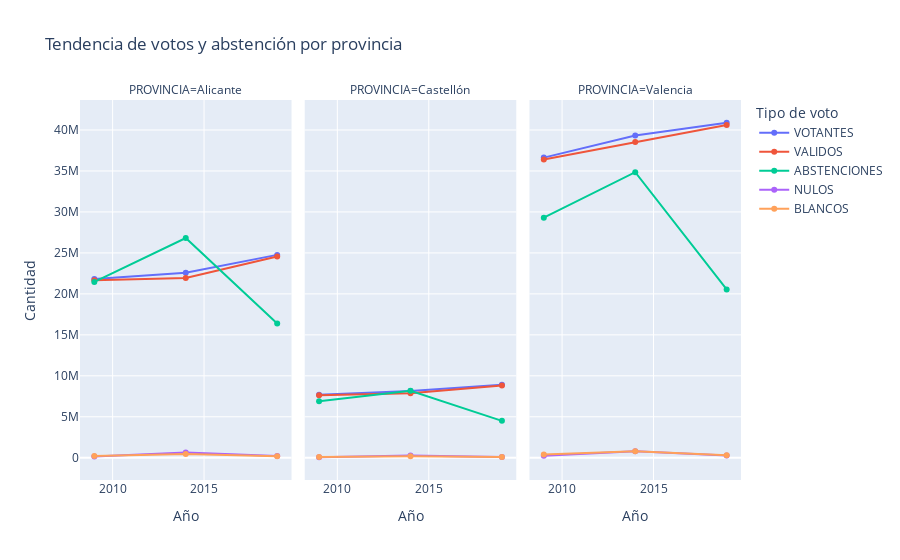

Source (notebook cell):
### Markdown cell above
A continuación se muestran gráficos de tendencia (lineales) que representan los datos anteriores.

### Code cell
# Gráfico de líneas con facetas por provincia
fig2 = px.line(stats_provincia_pivot, x="Año", y=["VOTANTES", "VALIDOS", "ABSTENCIONES", "NULOS", "BLANCOS"],
               facet_col="PROVINCIA", title="Tendencia de votos y abstención por provincia",
               labels={"value": "Cantidad", "variable": "Tipo de voto"},
               markers=True)

fig2.show()

### Figure 1 — Plotly figure (JSON) as saved in the notebook; plotly's stock layout.template omitted (floating-point values rounded to 4 significant figures)
{"data": [{"hovertemplate": "Tipo de voto=VOTANTES<br>PROVINCIA=Alicante<br>Año=%{x}<br>Cantidad=%{y}<extra></extra>", "legendgroup": "VOTANTES", "line": {"color": "#636efa", "dash": "solid"}, "marker": {"symbol": "circle"}, "mode": "lines+markers", "name": "VOTANTES", "orientation": "v", "showlegend": true, "type": "scatter", "x": [2009, 2014, 2019], "xaxis": "x", "y": [21804370, 22575033, 24758624], "yaxis": "y"}, {"hovertemplate": "Tipo de voto=VOTANTES<br>PROVINCIA=Castellón<br>Año=%{x}<br>Cantidad=%{y}<extra></extra>", "legendgroup": "VOTANTES", "line": {"color": "#636efa", "dash": "solid"}, "marker": {"symbol": "circle"}, "mode": "lines+markers", "name": "VOTANTES", "orientation": "v", "showlegend": false, "type": "scatter", "x": [2009, 2014, 2019], "xaxis": "x2", "y": [7681975, 8151663, 8911360], "yaxis": "y2"}, {"hovertemplate": "Tipo de voto=VOTANTES<br>PROVINCIA=Valencia<br>Año=%{x}<br>Cantidad=%{y}<extra></extra>", "legendgroup": "VOTANTES", "line": {"color": "#636efa", "dash": "solid"}, "marker": {"symbol": "circle"}, "mode": "lines+markers", "name": "VOTANTES", "orientation": "v", "showlegend": false, "type": "scatter", "x": [2009, 2014, 2019], "xaxis": "x3", "y": [36630055, 39322920, 40884320], "yaxis": "y3"}, {"hovertemplate": "Tipo de voto=VALIDOS<br>PROVINCIA=Alicante<br>Año=%{x}<br>Cantidad=%{y}<extra></extra>", "legendgroup": "VALIDOS", "line": {"color": "#EF553B", "dash": "solid"}, "marker": {"symbol": "circle"}, "mode": "lines+markers", "name": "VALIDOS", "orientation": "v", "showlegend": true, "type": "scatter", "x": [2009, 2014, 2019], "xaxis": "x", "y": [21665420, 21932469, 24554528], "yaxis": "y"}, {"hovertemplate": "Tipo de voto=VALIDOS<br>PROVINCIA=Castellón<br>Año=%{x}<br>Cantidad=%{y}<extra></extra>", "legendgroup": "VALIDOS", "line": {"color": "#EF553B", "dash": "solid"}, "marker": {"symbol": "circle"}, "mode": "lines+markers", "name": "VALIDOS", "orientation": "v", "showlegend": false, "type": "scatter", "x": [2009, 2014, 2019], "xaxis": "x2", "y": [7622475, 7869849, 8821088], "yaxis": "y2"}, {"hovertemplate": "Tipo de voto=VALIDOS<br>PROVINCIA=Valencia<br>Año=%{x}<br>Cantidad=%{y}<extra></extra>", "legendgroup": "VALIDOS", "line": {"color": "#EF553B", "dash": "solid"}, "marker": {"symbol": "circle"}, "mode": "lines+markers", "name": "VALIDOS", "orientation": "v", "showlegend": false, "type": "scatter", "x": [2009, 2014, 2019], "xaxis": "x3", "y": [36391810, 38525565, 40611136], "yaxis": "y3"}, {"hovertemplate": "Tipo de voto=ABSTENCIONES<br>PROVINCIA=Alicante<br>Año=%{x}<br>Cantidad=%{y}<extra></extra>", "legendgroup": "ABSTENCIONES", "line": {"color": "#00cc96", "dash": "solid"}, "marker": {"symbol": "circle"}, "mode": "lines+markers", "name": "ABSTENCIONES", "orientation": "v", "showlegend": true, "type": "scatter", "x": [2009, 2014, 2019], "xaxis": "x", "y": [21460565, 26819325, 16390048], "yaxis": "y"}, {"hovertemplate": "Tipo de voto=ABSTENCIONES<br>PROVINCIA=Castellón<br>Año=%{x}<br>Cantidad=%{y}<extra></extra>", "legendgroup": "ABSTENCIONES", "line": {"color": "#00cc96", "dash": "solid"}, "marker": {"symbol": "circle"}, "mode": "lines+markers", "name": "ABSTENCIONES", "orientation": "v", "showlegend": false, "type": "scatter", "x": [2009, 2014, 2019], "xaxis": "x2", "y": [6894195, 8175609, 4501248], "yaxis": "y2"}, {"hovertemplate": "Tipo de voto=ABSTENCIONES<br>PROVINCIA=Valencia<br>Año=%{x}<br>Cantidad=%{y}<extra></extra>", "legendgroup": "ABSTENCIONES", "line": {"color": "#00cc96", "dash": "solid"}, "marker": {"symbol": "circle"}, "mode": "lines+markers", "name": "ABSTENCIONES", "orientation": "v", "showlegend": false, "type": "scatter", "x": [2009, 2014, 2019], "xaxis": "x3", "y": [29296505, 34847046, 20536832], "yaxis": "y3"}, {"hovertemplate": "Tipo de voto=NULOS<br>PROVINCIA=Alicante<br>Año=%{x}<br>Cantidad=%{y}<extra></extra>", "legendgroup": "NULOS", "line": {"color": "#ab63fa", "dash": "solid"}, "marker": {"symbol": "circle"}, "mode": "lines+markers", "name": "NULOS", "orientation": "v", "showlegend": true, "type": "scatter", "x": [2009, 2014, 2019], "xaxis": "x", "y": [138950, 642564, 204096], "yaxis": "y"}, {"hovertemplate": "Tipo de voto=NULOS<br>PROVINCIA=Castellón<br>Año=%{x}<br>Cantidad=%{y}<extra></extra>", "legendgroup": "NULOS", "line": {"color": "#ab63fa", "dash": "solid"}, "marker": {"symbol": "circle"}, "mode": "lines+markers", "name": "NULOS", "orientation": "v", "showlegend": false, "type": "scatter", "x": [2009, 2014, 2019], "xaxis": "x2", "y": [59500, 281814, 90272], "yaxis": "y2"}, {"hovertemplate": "Tipo de voto=NULOS<br>PROVINCIA=Valencia<br>Año=%{x}<br>Cantidad=%{y}<extra></extra>", "legendgroup": "NULOS", "line": {"color": "#ab63fa", "dash": "solid"}, "marker": {"symbol": "circle"}, "mode": "lines+markers", "name": "NULOS", "orientation": "v", "showlegend": false, "type": "scatter", "x": [2009, 2014, 2019], "xaxis": "x3", "y": [238245, 797355, 273184], "yaxis": "y3"}, {"hovertemplate": "Tipo de voto=BLANCOS<br>PROVINCIA=Alicante<br>Año=%{x}<br>Cantidad=%{y}<extra></extra>", "legendgroup": "BLANCOS", "line": {"color": "#FFA15A", "dash": "solid"}, "marker": {"symbol": "circle"}, "mode": "lines+markers", "name": "BLANCOS", "orientation": "v", "showlegend": true, "type": "scatter", "x": [2009, 2014, 2019], "xaxis": "x", "y": [226765, 443625, 190752], "yaxis": "y"}, {"hovertemplate": "Tipo de voto=BLANCOS<br>PROVINCIA=Castellón<br>Año=%{x}<br>Cantidad=%{y}<extra></extra>", "legendgroup": "BLANCOS", "line": {"color": "#FFA15A", "dash": "solid"}, "marker": {"symbol": "circle"}, "mode": "lines+markers", "name": "BLANCOS", "orientation": "v", "showlegend": false, "type": "scatter", "x": [2009, 2014, 2019], "xaxis": "x2", "y": [98525, 182988, 87616], "yaxis": "y2"}, {"hovertemplate": "Tipo de voto=BLANCOS<br>PROVINCIA=Valencia<br>Año=%{x}<br>Cantidad=%{y}<extra></extra>", "legendgroup": "BLANCOS", "line": {"color": "#FFA15A", "dash": "solid"}, "marker": {"symbol": "circle"}, "mode": "lines+markers", "name": "BLANCOS", "orientation": "v", "showlegend": false, "type": "scatter", "x": [2009, 2014, 2019], "xaxis": "x3", "y": [389130, 777777, 302432], "yaxis": "y3"}], "layout": {"annotations": [{"font": {}, "showarrow": false, "text": "PROVINCIA=Alicante", "x": 0.16, "xanchor": "center", "xref": "paper", "y": 1, "yanchor": "bottom", "yref": "paper"}, {"font": {}, "showarrow": false, "text": "PROVINCIA=Castellón", "x": 0.5, "xanchor": "center", "xref": "paper", "y": 1, "yanchor": "bottom", "yref": "paper"}, {"font": {}, "showarrow": false, "text": "PROVINCIA=Valencia", "x": 0.84, "xanchor": "center", "xref": "paper", "y": 1, "yanchor": "bottom", "yref": "paper"}], "legend": {"title": {"text": "Tipo de voto"}, "tracegroupgap": 0}, "title": {"text": "Tendencia de votos y abstención por provincia"}, "xaxis": {"anchor": "y", "domain": [0, 0.32], "title": {"text": "Año"}}, "xaxis2": {"anchor": "y2", "domain": [0.34, 0.66], "matches": "x", "title": {"text": "Año"}}, "xaxis3": {"anchor": "y3", "domain": [0.68, 1.0], "matches": "x", "title": {"text": "Año"}}, "yaxis": {"anchor": "x", "domain": [0, 1], "title": {"text": "Cantidad"}}, "yaxis2": {"anchor": "x2", "domain": [0, 1], "matches": "y", "showticklabels": false}, "yaxis3": {"anchor": "x3", "domain": [0, 1], "matches": "y", "showticklabels": false}}}
